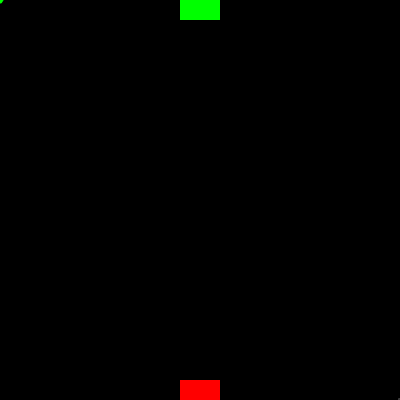
Frame 1 (no input)
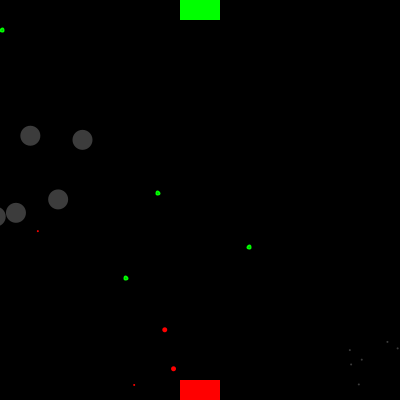
Frame 60 (the mouse pressed at the canvas centre just before this capture)
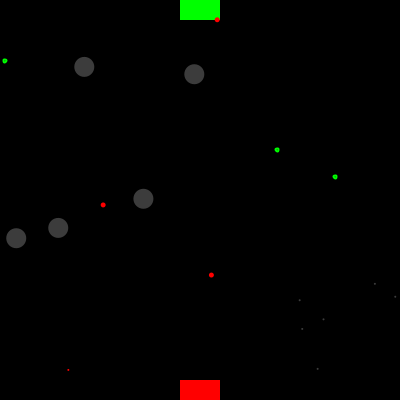
Frame 120 (the mouse held since frame 60 and released just before this capture)

The Processing sketch that drew these frames (run headless with seeded random() and noise(); from frame 60 on, the mouse is pressed at the canvas centre):

// Processing sketch: processing_41759
// ── processing_41759.pde

//Nathan Aaronson
//7.2
//Intergalactic Space Battle

int numParticles = 20;
 
GenParticle[] p = new GenParticle[numParticles];
    
void setup() {
  size(400, 400);
  noStroke();
  smooth();
   
   
  for (int b = 0; b < p.length; b++) {
    if(random(12) > 8){
      float velX = random(-3, 3);    // red bullets
      float velY = random(-3, 3);
      p[b] = new aParticle(width/2, height, velX, velY, 2.0, width/2, height);
    }
    else{
      if(random(12)<4){
      float velX = random(-1, 1);  // green bullets
      float velY = random(-1, 1);
      p[b] = new bParticle(0, 0, velX, velY, 5.0, 0, 0);
    }
    else{
       float velX = random(-1, 1);  // asteroids
      float velY = random(-1, 1);
      p[b] = new cParticle(width, height, velX, velY, 2, width, height);
    }
  }
  }
}
 
 
 
 
 
void draw() {
  background(0);
  fill(0,255,0);
  rectMode(CENTER);
  rect(width/2,0,40,40);
  fill(255,0,0);
  rect(width/2,400,40,40);
  for (int b = 0; b < p.length; b++) {
    p[b].update();
    p[b].regenerate();
    p[b].display();
  }
}
  
  
  
  
    
class Particle {  //original class
  float x, y; // The x- and y-coordinates
  float vx, vy; // The x- and y-velocities
  float radius; // Particle radius
  float gravity = 0;
    
  Particle(float xpos, float ypos, float velx, float vely, float r) {
    x = xpos;
    y = ypos;
    vx = velx;
    vy = vely;
    radius = r;
  }
    
  void update() {
    vy = vy + gravity;
    y += vy;
    x += vx;
  }
    
  void display() {
    ellipse(x, y, radius*2, radius*2);
  }
}
    
  
  
  
    
class GenParticle extends Particle {  //example of previous class
  float originX, originY;
    
  GenParticle(float xIn, float yIn, float vxIn, float vyIn, float r, float ox, float oy) {
    super(xIn, yIn, vxIn, vyIn, r);
    originX = ox;
    originY = oy;
  }
    
  void regenerate() {
    if ((x > width + radius) || (x < -radius) ||
      (y > height + radius) || (y < -radius)) {
      x = originX;
      y = originY;
      vx = random(-1.0, 1.0);
      vy = random(-4.0, -2.0);
    }
  }
}
  
  
  
  
    
class aParticle extends GenParticle {  //red circles
    
  aParticle(float xIn, float yIn, float vxIn, float vyIn, float r, float ox, float oy) {
    super(xIn, yIn, vxIn, vyIn, r, ox, oy);
  }
    
  void regenerate() {
    if ((x > width + radius) || (x < -radius) ||
      (y > height + radius) || (y < -radius)) {
      x =width/2;
      y = height;
      vx = random(-10, 10);
      vy = random(-70);
      radius = 5;
    }
  }
  void display() {
    noStroke();
    fill(255, 0, 0);
    ellipse(x, y,radius, radius);
  }
}
  
  
  
  
    
class bParticle extends GenParticle {  //green lines
    
  bParticle(float xIn, float yIn, float vxIn, float vyIn, float r, float ox, float oy) {
    super(xIn, yIn, vxIn, vyIn, r, ox, oy);
  }
    
  void regenerate() {
    if ((x > width + radius) || (x < -radius) ||
      (y > height + radius) || (y < -radius)) {
      x = height/2;
      y = 0;
      vx = random(-20,20); 
      vy = random(20, 50);
      radius= 5;
    }
  }
  void display() {
    noFill();
    strokeWeight(2);
    stroke(0, 255, 0);
    ellipse(x, y, 3, 3);
  }
}
  
  
  
  
  
   
class cParticle extends GenParticle {  //asteroids
    
  cParticle(float xIn, float yIn, float vxIn, float vyIn, float r, float ox, float oy) {
    super(xIn, yIn, vxIn, vyIn, r, ox, oy);
  }
    
  void regenerate() {
    if ((x > width + radius) || (x < -radius) ||
      (y > height + radius) || (y < -radius)) {
      x = -20;
      y = height/2;
      vx = random(-2, 2);  
      vy = random(-2, 2);
      radius = 20;
    }
  }
   void display() {
    noStroke();
    fill(60);
    ellipse(x, y, radius, radius);
  }
}
